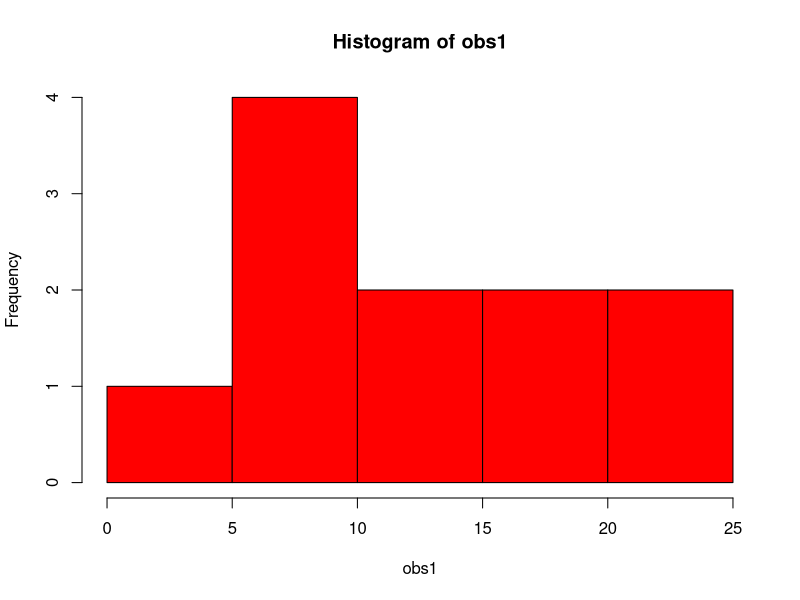

Reproduce this figure in R.
#changing the color of a histogram

obs1 <- c(4, 10, 23, 13, 16, 20, 21, 14, 8, 9, 9) #store a set of numeric values as 'obs1'
hist(x = obs1, col = 'red') #red histogram of obs1

#hist(x = obs1, col = 'cornflowerblue') #'cornflowerblue' histogram of obs1

#round the elements of a vector to nearest decimal or integer

obs2 <- c(1.332430, 5.668487, 2.333425) #store a set of numerical values as 'obs2'
obs2int <- round(x = obs2) #round the values of obs2 to the nearest integer
obs2int

obs2dec <- round(x = obs2, digits = 3) #round the values of obs2 to nearest three digits
obs2dec

mean(x = obs2) #the mean of the original obs2 vector
mean(x = obs2int) #the mean of the obs2 after rounding to nearest integer

round(x = mean(obs2), digits = 2) #mean of obs2 rounded to the nearest two digits

#example: analysis of epileptic seizures data

num.seiz <- c(0, 1, 2, 3, 4, 5, 6, 8, 10, 11, 18, 19, 22, 102) #store the number of seizures 'num.seiz'
num.pat <- c(3, 4, 5, 3, 3, 2, 2, 2, 1, 2, 1, 1, 1, 1) #store the number of observations (i.e. patients)

?weighted.mean #see the manual of weighted.mean

weighted.mean(x = num.seiz, w = num.pat) #determine the weighted average

#searching for R functions

#see also
#help.start()
#Rseek.org - an R search engine
#online cheat sheets
#a simple Google search

obs3 <- c(1.1, 2, 1.4, 1.9, 2.5, 3.7, 4.2) #store a set of numeric values as 'obs3'
IQR(obs3) #determine the interquartile range

#there is no such thing as "the correct R function"
#there are many functions with overlapping functionality